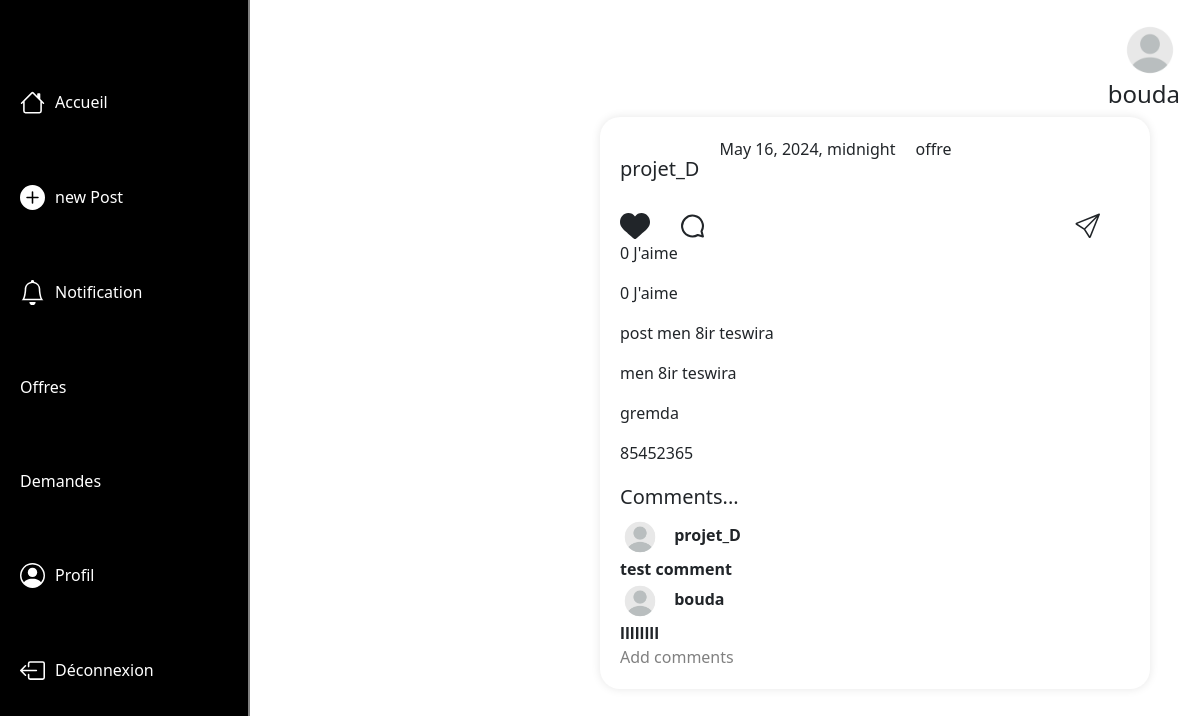
Screenshot of /StudenHelp/offre/ (signed in) with the database file from the repository.
### StudenHelp/models.py (models this page shows, shortened)
class Poste(models.Model):
    image = models.ImageField(blank=True)
    type = models.IntegerField(default=0, choices=tp)
    date = models.DateTimeField(auto_now_add=True)
    uc = models.ForeignKey(User, on_delete=models.CASCADE)
    class Meta:
        ordering = ['-date']

class Reaction(models.Model):
    comment = models.TextField(max_length=50, default='')
    like = models.BooleanField(default=False)
    users = models.ForeignKey(User, on_delete=models.CASCADE)
    post = models.ForeignKey(Poste, related_name="comments", on_delete=models.CASCADE)

class Evenement(Poste):
    intitule = models.CharField(max_length=255)
    description = models.CharField(max_length=255)
    lieu = models.CharField(max_length=255)
    contactinfo = models.CharField(max_length=255)

### StudenHelp/views.py (the view)
# urls.py: path('offre/', views.offre, name='offre'),
def offre(request):
    posts = Poste.objects.all()
    evenement_form = EvenementForm()
    even_club_form = EvenClubForm()
    transport_form = TransportForm()
    recommandation_form = RecommandationForm()
    stage_form = StageForm()
    logement_form = LogementForm()
    return render(request, 'offre.html', {
        'posts': posts,
        'evenement_form': evenement_form,
        'even_club_form': even_club_form,
        'transport_form': transport_form,
        'recommandation_form': recommandation_form,
        'stage_form': stage_form,
        'logement_form': logement_form, })

### StudenHelp/templates/offre.html (shortened to what this page needs)
<!DOCTYPE html>
<html lang="en">
    <head>
    </head>
    <link href="https://cdn.jsdelivr.net/npm/bootstrap@5.3.3/dist/css/bootstrap.min.css" rel="stylesheet">
    <body>
{% extends 'base.html' %}
{% block content %}
{% if user.is_authenticated %}
<div class="image">
    <img src="../../media/pdi.webp">
    <h4>{{ user }}</h4>
        </div>
        <div class="content">
            {% for post in posts %}
            {% if post.type == 0 %}
                <div class="card-wrapper">
                    <div class="objet1">
                        <h5 class="card-title"> {{ post.uc}} </h5>
                        <p class="card-text">{{ post.date }} <p> offre </p></p>
                    </div>
                        <div class="sous-section">
                            <div class="icons">
                                <form method="post">
                            </form>
                            </div>
                        </div>
                        {% for comment in post.comments.all %}
                         <p>{% if not comment.like %} 0 {% else %}1{% endif %}<span> J'aime</span></p>
                        {% endfor %}
                        {% if post.recommandation %}
                        <div class="sous-section">
                            <p class="card-text">{{ post.recommandation.text }}</p>
                        </div>
                {% elif post.evenement  %}
                <div class="sous-section">
                    <p class="card-text" >{{ post.evenement.intitule }}  </p>
                    <p class="card-text">{{ post.evenement.description }}</p>
                    <p class="card-text">{{ post.evenement.lieu }}</p>
                    <p class="card-text"> {{ post.evenement.contactinfo }}</p>
                </div>
                {% endif %}
                <h5>Comments...</h5>
                {% if not post.comments.all %}
                <div class="ajc"> No Comments</div>
                <div class="comm">
                    <img src="../../media/pdi.webp" alt="">
                     <a href="{% url 'add_comment' post.pk %}">Add comments</a>
                </div>
                {% else %}
                {% for comment in post.comments.all %}
                    <img id="comi" src="../../media/pdi.webp" alt=""> <strong>{{ comment.users }}</strong><br>
                       <strong>{{ comment.comment }}</strong><br>
                    {% endfor %}
                    <a id="bb" href="{% url 'add_comment' post.pk %}">Add comments</a>
            {% endif %}
            </div>
        </div>
        {% endif %}
        {% endfor %}
    {% endif %}
{% endblock %}

### StudenHelp/templates/base.html (shortened to what this page needs)
<!DOCTYPE html>
<html lang="en">
  <head>
  </head>
  <body>
    <div class="sidebar">
      <ul>
        <li class="icon1">
          <a href="{% url 'home' %}">Accueil </a>
        </li>
        <li class="icon1">
          <svg
            xmlns="http://www.w3.org/2000/svg"
            width="25"
            height="25"
            fill="currentColor"
            class="bi bi-plus-circle-fill"
            viewBox="0 0 16 16"
          >
            <path
              d="M16 8A8 8 0 1 1 0 8a8 8 0 0 1 16 0M8.5 4.5a.5.5 0 0 0-1 0v3h-3a.5.5 0 0 0 0 1h3v3a.5.5 0 0 0 1 0v-3h3a.5.5 0 0 0 0-1h-3z"
            />
          </svg>
          <a href="{% url 'choix' %}">new Post</a>
        </li>
        <li class="icon4">
          <a href="{% url 'Notification' %}">Notification </a>
        </li>
        <li class="icon5">
          <a href="{% url 'offre' %}">Offres </a>
        </li>
        <li class="icon6">
          <a href="{% url 'demandes' %}">Demandes </a>
        </li>
        <li class="icon2">
          <a href="{% url 'profile' %}">Profil</a>
        </li>
        <li class="icon3">
          <a href="{% url 'logout' %}">Déconnexion</a>
        </li>
      </ul>
    </div>
    {% block content %} {% endblock %}
  </body>
</html>

### StudenHelp/templates/offre.html (style rules this page uses)
.image { display: flex; flex-direction: column; align-items: flex-end; margin-right: 20px; }
.image img { margin-top: 20px; width: 60px; border-radius: 50%; }
.card-wrapper { width: 550px; margin:0px auto; margin-left: 600px; height: auto; background-color: #fff; box-shadow: 0 0 10px rgba(0, 0, 0, 0.1); padding: 20px; margin-bottom: 40px; border-radius: 20px; }
.objet1 { display: flex; gap: 20px; margin-bottom: 20px; }
.icons { margin-top: 10px; margin-right: 20px; display: flex; flex-direction: row; gap: 30px; }
.sous-section { width: 500px; margin-right: 70px; display: flex; flex-direction: column; }
.icon-send { margin-left: 340px; }
#comi { width: 40px; border-radius: 50%; margin-right: 10px; }
#bb { margin-top: 15px; width: 250px; border-radius: 50%; list-style: none; height: 40px; text-decoration: none; color: grey; }
h5 { margin-top: 20px; }

### StudenHelp/templates/base.html (style rules this page uses)
.sidebar { background-color: #000; color: white; padding: 20px; height: 100vh; width: 250px; overflow-y: auto; position: fixed; margin-top: 0px; border-right: 2px solid gray; }
.sidebar ul { list-style-type: none; padding: 0; margin-top: 20px; }
.sidebar li { margin-bottom: 10px; }
.sidebar a { color: white; text-decoration: none; }
.sidebar ul li { display: flex; gap: 10px; }
.icon1, .icon2, .icon3 , .icon4, .icon5 , .icon6 { margin-top: 70px; }

### rows the page displays
Poste: uc "projet_D", date "May 16, 2024, midnight", evenement.intitule "post men 8ir teswira", evenement.description "men 8ir teswira", evenement.lieu "gremda", evenement.contactinfo "85452365"
Reaction: like "0", users "projet_D", comment "test comment"
Reaction: like "0", users "bouda", comment "llllllll"

### other values shown
{{ user }} "bouda"
